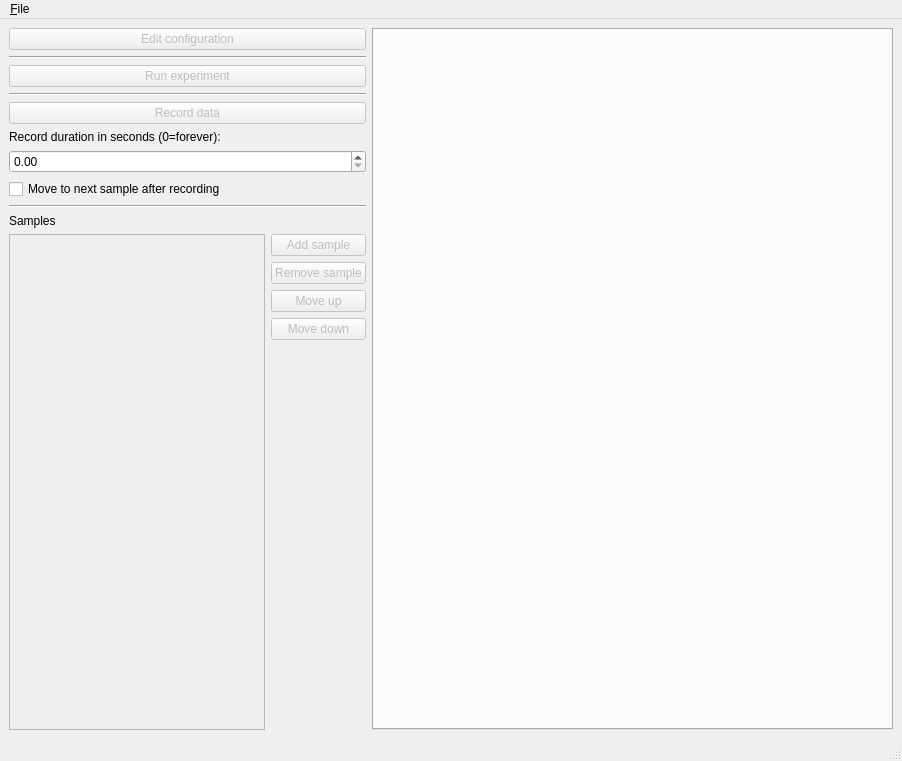
<?xml version="1.0" encoding="UTF-8"?>
<ui version="4.0">
 <class>MainWindow</class>
 <widget class="QMainWindow" name="MainWindow">
  <property name="geometry">
   <rect>
    <x>0</x>
    <y>0</y>
    <width>902</width>
    <height>761</height>
   </rect>
  </property>
  <property name="windowTitle">
   <string>MainWindow</string>
  </property>
  <widget class="QWidget" name="centralwidget">
   <layout class="QHBoxLayout" name="horizontalLayout_2">
    <item>
     <layout class="QHBoxLayout" name="horizontalLayout" stretch="0,1">
      <item>
       <layout class="QVBoxLayout" name="verticalLayout">
        <item>
         <widget class="QPushButton" name="configureInstruments">
          <property name="enabled">
           <bool>false</bool>
          </property>
          <property name="text">
           <string>Edit configuration</string>
          </property>
         </widget>
        </item>
        <item>
         <widget class="Line" name="line">
          <property name="orientation">
           <enum>Qt::Horizontal</enum>
          </property>
         </widget>
        </item>
        <item>
         <widget class="QPushButton" name="runButton">
          <property name="enabled">
           <bool>false</bool>
          </property>
          <property name="text">
           <string>Run experiment</string>
          </property>
          <property name="checkable">
           <bool>true</bool>
          </property>
         </widget>
        </item>
        <item>
         <widget class="Line" name="line_2">
          <property name="orientation">
           <enum>Qt::Horizontal</enum>
          </property>
         </widget>
        </item>
        <item>
         <widget class="QPushButton" name="recordButton">
          <property name="enabled">
           <bool>false</bool>
          </property>
          <property name="text">
           <string>Record data</string>
          </property>
          <property name="checkable">
           <bool>true</bool>
          </property>
         </widget>
        </item>
        <item>
         <widget class="QLabel" name="label_2">
          <property name="text">
           <string>Record duration in seconds (0=forever):</string>
          </property>
         </widget>
        </item>
        <item>
         <widget class="QDoubleSpinBox" name="recordDuration">
          <property name="maximum">
           <double>10000000.000000000000000</double>
          </property>
         </widget>
        </item>
        <item>
         <widget class="QCheckBox" name="autoIncrementSample">
          <property name="text">
           <string>Move to next sample after recording</string>
          </property>
         </widget>
        </item>
        <item>
         <widget class="Line" name="line_4">
          <property name="orientation">
           <enum>Qt::Horizontal</enum>
          </property>
         </widget>
        </item>
        <item>
         <widget class="QLabel" name="label_3">
          <property name="text">
           <string>Samples</string>
          </property>
         </widget>
        </item>
        <item>
         <layout class="QHBoxLayout" name="horizontalLayout_3">
          <item>
           <widget class="QListView" name="samplesList">
            <property name="enabled">
             <bool>false</bool>
            </property>
            <property name="selectionMode">
             <enum>QAbstractItemView::SingleSelection</enum>
            </property>
            <property name="selectionRectVisible">
             <bool>true</bool>
            </property>
           </widget>
          </item>
          <item>
           <layout class="QVBoxLayout" name="verticalLayout_2">
            <item>
             <widget class="QPushButton" name="addSample">
              <property name="enabled">
               <bool>false</bool>
              </property>
              <property name="text">
               <string>Add sample</string>
              </property>
             </widget>
            </item>
            <item>
             <widget class="QPushButton" name="removeSample">
              <property name="enabled">
               <bool>false</bool>
              </property>
              <property name="text">
               <string>Remove sample</string>
              </property>
             </widget>
            </item>
            <item>
             <widget class="QPushButton" name="moveUp">
              <property name="enabled">
               <bool>false</bool>
              </property>
              <property name="text">
               <string>Move up</string>
              </property>
             </widget>
            </item>
            <item>
             <widget class="QPushButton" name="moveDown">
              <property name="enabled">
               <bool>false</bool>
              </property>
              <property name="text">
               <string>Move down</string>
              </property>
             </widget>
            </item>
            <item>
             <spacer name="verticalSpacer">
              <property name="orientation">
               <enum>Qt::Vertical</enum>
              </property>
              <property name="sizeHint" stdset="0">
               <size>
                <width>20</width>
                <height>40</height>
               </size>
              </property>
             </spacer>
            </item>
           </layout>
          </item>
         </layout>
        </item>
       </layout>
      </item>
      <item>
       <widget class="QTabWidget" name="instrumentTabs">
        <property name="currentIndex">
         <number>-1</number>
        </property>
       </widget>
      </item>
     </layout>
    </item>
   </layout>
  </widget>
  <widget class="QMenuBar" name="menubar">
   <property name="geometry">
    <rect>
     <x>0</x>
     <y>0</y>
     <width>902</width>
     <height>21</height>
    </rect>
   </property>
   <widget class="QMenu" name="menuFile">
    <property name="title">
     <string>&amp;File</string>
    </property>
    <addaction name="actionNewConfig"/>
    <addaction name="actionOpenConfig"/>
    <addaction name="actionSaveConfig"/>
    <addaction name="actionSaveConfigAs"/>
    <addaction name="actionReloadConfig"/>
    <addaction name="actionClose"/>
   </widget>
   <addaction name="menuFile"/>
  </widget>
  <widget class="QStatusBar" name="statusbar"/>
  <action name="actionOpenConfig">
   <property name="text">
    <string>&amp;Open config</string>
   </property>
   <property name="iconText">
    <string>Open Config</string>
   </property>
   <property name="shortcut">
    <string>Ctrl+O</string>
   </property>
  </action>
  <action name="actionSaveConfig">
   <property name="enabled">
    <bool>false</bool>
   </property>
   <property name="text">
    <string>&amp;Save config</string>
   </property>
   <property name="shortcut">
    <string>Ctrl+S</string>
   </property>
  </action>
  <action name="actionReloadConfig">
   <property name="enabled">
    <bool>false</bool>
   </property>
   <property name="text">
    <string>&amp;Reload config</string>
   </property>
   <property name="shortcut">
    <string>Ctrl+R</string>
   </property>
  </action>
  <action name="actionClose">
   <property name="text">
    <string>Close</string>
   </property>
   <property name="shortcut">
    <string>Ctrl+Q</string>
   </property>
  </action>
  <action name="actionInstruments">
   <property name="text">
    <string>&amp;Instruments...</string>
   </property>
  </action>
  <action name="actionasdf">
   <property name="text">
    <string>asdf</string>
   </property>
  </action>
  <action name="actionSaveConfigAs">
   <property name="enabled">
    <bool>false</bool>
   </property>
   <property name="text">
    <string>Save config as...</string>
   </property>
  </action>
  <action name="actionNewConfig">
   <property name="text">
    <string>&amp;New config</string>
   </property>
   <property name="shortcut">
    <string>Ctrl+N</string>
   </property>
  </action>
 </widget>
 <resources/>
 <connections/>
</ui>
